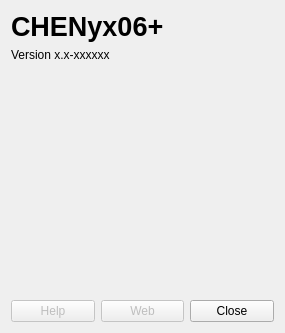
<?xml version="1.0" encoding="UTF-8"?>
<ui version="4.0">
 <class>About</class>
 <widget class="QDialog" name="About">
  <property name="geometry">
   <rect>
    <x>0</x>
    <y>0</y>
    <width>285</width>
    <height>333</height>
   </rect>
  </property>
  <property name="windowTitle">
   <string>CHENyx06+ About</string>
  </property>
  <layout class="QGridLayout">
   <item row="2" column="0" colspan="3">
    <widget class="QTextEdit" name="txtAbout">
     <property name="palette">
      <palette>
       <active>
        <colorrole role="Base">
         <brush brushstyle="SolidPattern">
          <color alpha="0">
           <red>0</red>
           <green>0</green>
           <blue>0</blue>
          </color>
         </brush>
        </colorrole>
       </active>
       <inactive>
        <colorrole role="Base">
         <brush brushstyle="SolidPattern">
          <color alpha="0">
           <red>0</red>
           <green>0</green>
           <blue>0</blue>
          </color>
         </brush>
        </colorrole>
       </inactive>
       <disabled>
        <colorrole role="Base">
         <brush brushstyle="SolidPattern">
          <color alpha="255">
           <red>255</red>
           <green>255</green>
           <blue>255</blue>
          </color>
         </brush>
        </colorrole>
       </disabled>
      </palette>
     </property>
     <property name="autoFillBackground">
      <bool>true</bool>
     </property>
     <property name="frameShape">
      <enum>QFrame::NoFrame</enum>
     </property>
     <property name="frameShadow">
      <enum>QFrame::Plain</enum>
     </property>
     <property name="readOnly">
      <bool>true</bool>
     </property>
     <property name="html">
      <string>&lt;!DOCTYPE HTML PUBLIC &quot;-//W3C//DTD HTML 4.0//EN&quot; &quot;http://www.w3.org/TR/REC-html40/strict.dtd&quot;&gt;
&lt;html&gt;&lt;head&gt;&lt;meta name=&quot;qrichtext&quot; content=&quot;1&quot; /&gt;&lt;style type=&quot;text/css&quot;&gt;
p, li { white-space: pre-wrap; }
&lt;/style&gt;&lt;/head&gt;&lt;body style=&quot; font-family:'Ubuntu'; font-size:11pt; font-weight:400; font-style:normal;&quot;&gt;
&lt;p style=&quot;-qt-paragraph-type:empty; margin-top:0px; margin-bottom:0px; margin-left:0px; margin-right:0px; -qt-block-indent:0; text-indent:0px; font-family:'Sans Serif'; font-size:9pt;&quot;&gt;&lt;/p&gt;&lt;/body&gt;&lt;/html&gt;</string>
     </property>
    </widget>
   </item>
   <item row="3" column="0">
    <widget class="QPushButton" name="btnHelp">
     <property name="enabled">
      <bool>false</bool>
     </property>
     <property name="text">
      <string>Help</string>
     </property>
    </widget>
   </item>
   <item row="3" column="2">
    <widget class="QPushButton" name="btnClose">
     <property name="text">
      <string>Close</string>
     </property>
    </widget>
   </item>
   <item row="3" column="1">
    <widget class="QPushButton" name="btnWeb">
     <property name="enabled">
      <bool>false</bool>
     </property>
     <property name="text">
      <string>Web</string>
     </property>
    </widget>
   </item>
   <item row="1" column="0" colspan="2">
    <widget class="QLabel" name="lblVersion">
     <property name="text">
      <string>Version x.x-xxxxxx</string>
     </property>
    </widget>
   </item>
   <item row="0" column="0" colspan="2">
    <widget class="QLabel" name="lblTitle">
     <property name="font">
      <font>
       <pointsize>20</pointsize>
       <weight>75</weight>
       <bold>true</bold>
      </font>
     </property>
     <property name="text">
      <string>CHENyx06+</string>
     </property>
     <property name="textFormat">
      <enum>Qt::RichText</enum>
     </property>
    </widget>
   </item>
  </layout>
 </widget>
 <resources/>
 <connections>
  <connection>
   <sender>btnClose</sender>
   <signal>clicked()</signal>
   <receiver>About</receiver>
   <slot>reject()</slot>
   <hints>
    <hint type="sourcelabel">
     <x>325</x>
     <y>279</y>
    </hint>
    <hint type="destinationlabel">
     <x>267</x>
     <y>266</y>
    </hint>
   </hints>
  </connection>
 </connections>
</ui>
